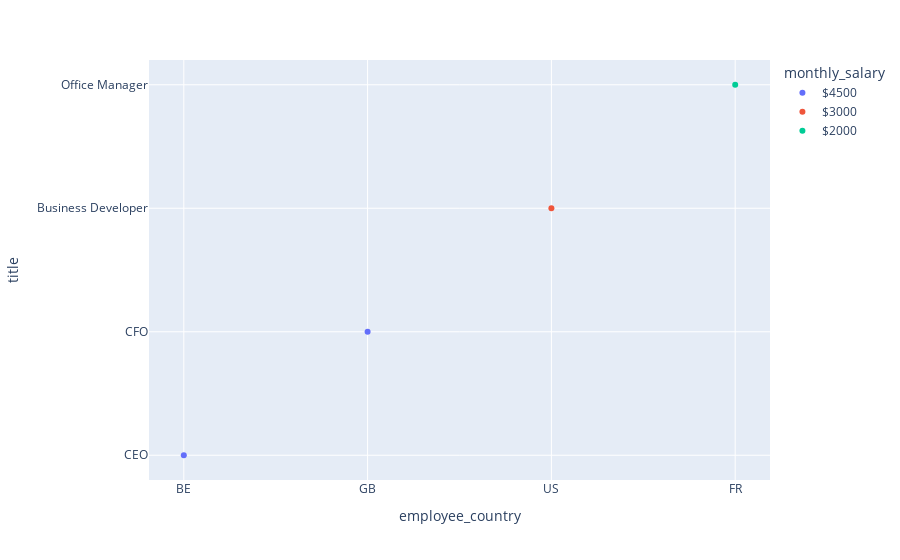

The code cell stored with this chart in its notebook:
### Markdown cell above
## Qual a relação entre employee_country, title e monthly_salary ?

### Code cell
import plotly.express as px
px.scatter(employees_final, x="employee_country", y="title", color="monthly_salary")

### Figure 1 — Plotly figure (JSON) as saved in the notebook; plotly's stock layout.template omitted (floating-point values rounded to 4 significant figures)
{"data": [{"hovertemplate": "monthly_salary=$4500<br>employee_country=%{x}<br>title=%{y}<extra></extra>", "legendgroup": "$4500", "marker": {"color": "#636efa", "symbol": "circle"}, "mode": "markers", "name": "$4500", "orientation": "v", "showlegend": true, "x": ["BE", "GB"], "xaxis": "x", "y": ["CEO", "CFO"], "yaxis": "y", "type": "scatter"}, {"hovertemplate": "monthly_salary=$3000<br>employee_country=%{x}<br>title=%{y}<extra></extra>", "legendgroup": "$3000", "marker": {"color": "#EF553B", "symbol": "circle"}, "mode": "markers", "name": "$3000", "orientation": "v", "showlegend": true, "x": ["US"], "xaxis": "x", "y": ["Business Developer"], "yaxis": "y", "type": "scatter"}, {"hovertemplate": "monthly_salary=$2000<br>employee_country=%{x}<br>title=%{y}<extra></extra>", "legendgroup": "$2000", "marker": {"color": "#00cc96", "symbol": "circle"}, "mode": "markers", "name": "$2000", "orientation": "v", "showlegend": true, "x": ["FR"], "xaxis": "x", "y": ["Office Manager"], "yaxis": "y", "type": "scatter"}], "layout": {"xaxis": {"anchor": "y", "domain": [0, 1], "title": {"text": "employee_country"}}, "yaxis": {"anchor": "x", "domain": [0, 1], "title": {"text": "title"}}, "legend": {"title": {"text": "monthly_salary"}, "tracegroupgap": 0}, "margin": {"t": 60}}}
